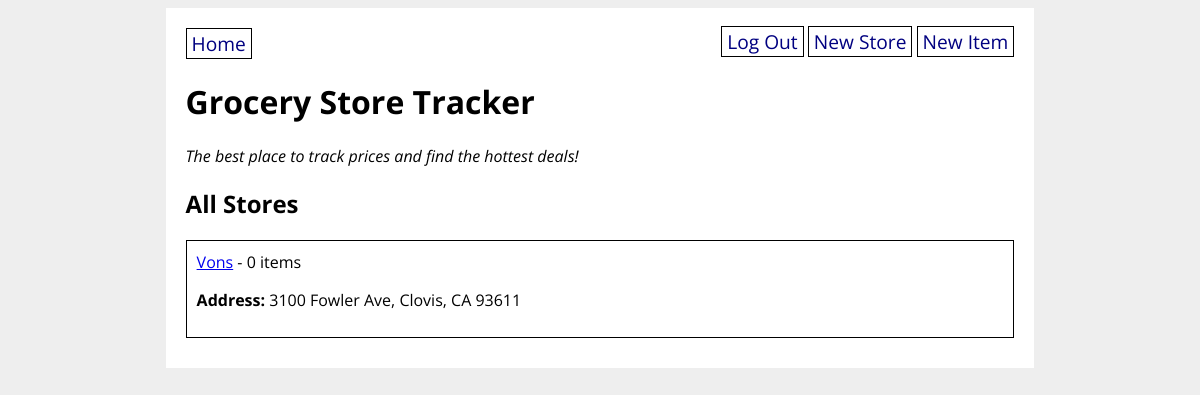
Screenshot of / (signed in) with the database file from the repository.
### grocery_app/models.py (models this page shows, shortened)
class GroceryStore(db.Model):
    id = db.Column(db.Integer, primary_key=True)
    title = db.Column(db.String(80), nullable=False)
    address = db.Column(db.String(200), nullable=False)
    items = db.relationship('GroceryItem', back_populates='store')
    created_by_id = db.Column(db.Integer, db.ForeignKey('user.id'))
    created_by = db.relationship('User')
    def __repr__(self):
        return f'<Grocery Store: {self.title}>'

### grocery_app/routes.py (the view)
@main.route('/')
def homepage():
    all_stores = GroceryStore.query.all()
    print(all_stores)
    return render_template('home.html', all_stores=all_stores)

### grocery_app/__init__.py (called while the page is built)
@login_manager.user_loader
def load_user(user_id):
    return User.query.get(user_id)

### grocery_app/templates/home.html
{% extends 'base.html' %}
{% block content %}
<h1>Grocery Store Tracker</h1>
<p><em>The best place to track prices and find the hottest deals!</em></p>
<h2>All Stores</h2>
{% for store in all_stores %}
<div class="store">
    <a href="/store/{{ store.id }}">{{ store.title }}</a> -
    {{ store.items|length }} items
    <p><strong>Address:</strong> {{ store.address }}</p>
</div>
{% endfor %}
{% endblock %}

### grocery_app/static/style.css (style rules this page uses)
body { display: flex; flex-direction: column; align-items: center; background-color: #eee; font-family: 'Open Sans', sans-serif; }
div.store { border: 1px solid black; padding: 10px; margin-bottom: 10px; }

### rows the page displays
GroceryStore: title "Vons", items|length "0", address "3100 Fowler Ave, Clovis, CA 93611"
